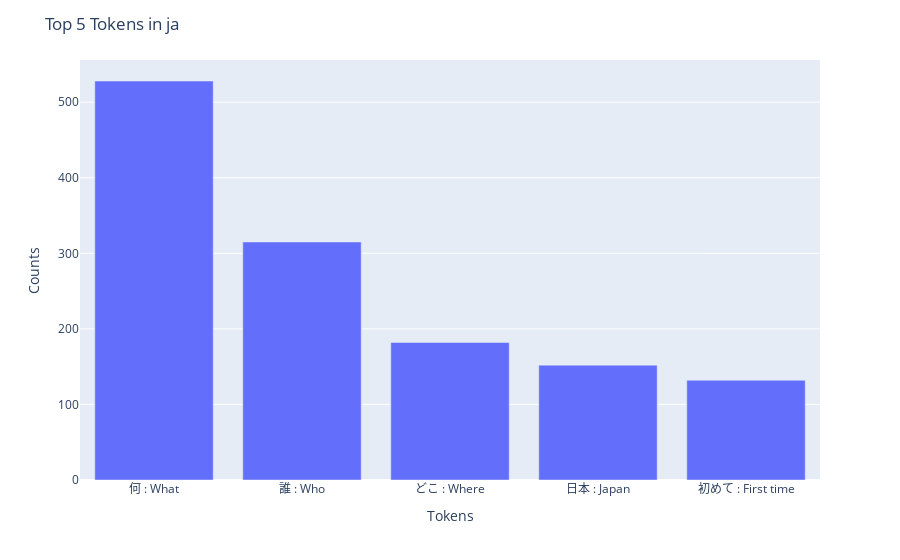
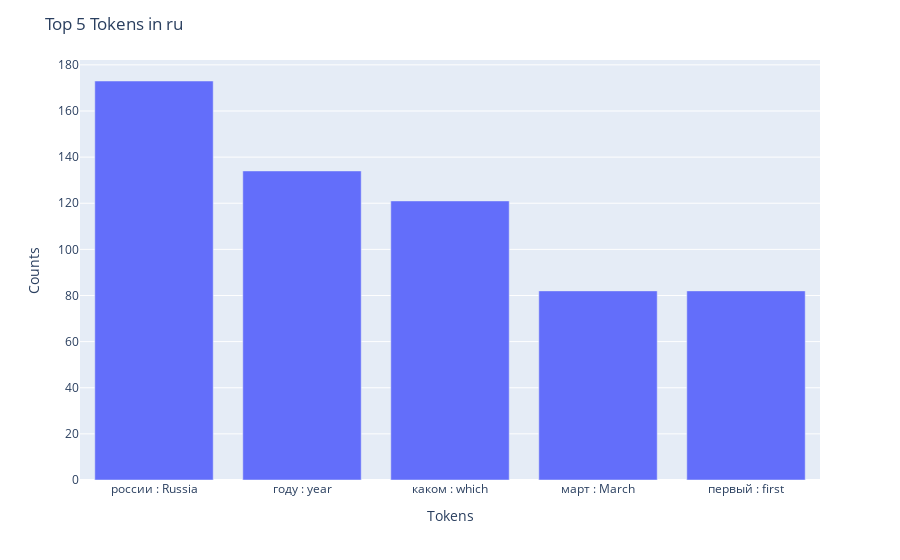
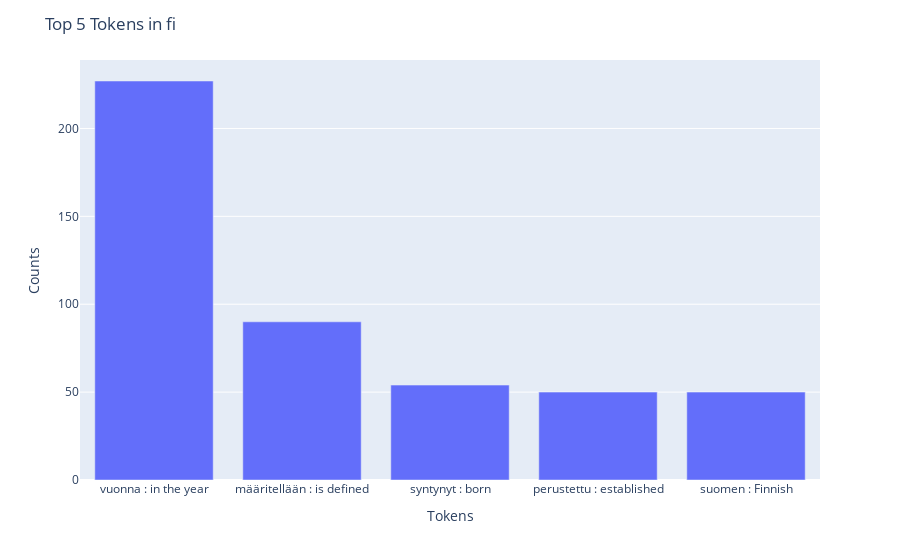

Source (notebook cell) for these figures, in order:
### Code cell
#% (b) For each of the languages Finnish, Japanese and Russian, report the 5 most common 
#% words in the questions from the training set. What kind of words are they?

def get_top_words(
    df: pd.DataFrame, 
    lang: str, 
    stopwords: List[str],
    n=5
):
    df_lang = df[df['lang'] == lang].copy()
    
    lang_map = {
        'ja': 'japanese',
        'ru': 'russian',
        'fi': 'finnish'
    }
    
    if lang == 'ja':
        df_lang.loc[:, 'words_question_tokens'] = df_lang['question'].apply(lambda x: [token.text for token in japanese_tokenizer(x)])
    else:
        df_lang.loc[:, 'words_question_tokens'] = df_lang['question'].apply(lambda x: word_tokenize(x, language=lang_map[lang]))
    
    
    all_tokens = np.concatenate(df_lang['words_question_tokens'].values)
    print("len before filtering", len(all_tokens))
    filtered_tokens = [word.lower() for word in all_tokens if word.isalnum() and word.lower() not in stopwords]
    print("len after filtering", len(filtered_tokens))
    
    unique, counts = np.unique(filtered_tokens, return_counts=True)
    sorted_indices = np.argsort(counts)[::-1]
    top_unique_tokens = unique[sorted_indices][:n]
    top_tokens_dict = {token: int(count) for token, count in zip(top_unique_tokens, counts[sorted_indices][:n])}
    return top_tokens_dict



async def visualize_top_tokens(
    df : pd.DataFrame, 
    lang : str, 
    stopwords : List[str],
    n=5
):
    top_tokens = get_top_words(df, lang, stopwords, n)
    
    
    top_tokens_list = list(top_tokens.keys())
    top_tokens_with_translation = await translate_text(top_tokens_list, lang)
    
    fig = px.bar(x=list(top_tokens_with_translation), y=list(top_tokens.values()), labels={'x':'Tokens', 'y':'Counts'})
    fig.update_layout(title=f"Top {n} Tokens in {lang}")
    fig.show()
    return fig, top_tokens

for stopwords, lang in [
    (spacy_ja_stopwords, 'ja'),
    (spacy_ru_stopwords, 'ru'),
    (spacy_fi_stopwords, 'fi')
]:
    fig, top_tokens = await visualize_top_tokens(ds_train, lang, stopwords, 5)
    for key in top_tokens.keys():
        key_in = key in stopwords
        print(f"{key} in stopwords: {key_in}")

    path = f"week1/plots/week1_b_top_5_tokens_{lang}.png"
    if os.path.exists(path):
        os.remove(path)
    fig.write_image(path)
    print(top_tokens)

### Figure 1 — Plotly figure (JSON) as saved in the notebook; plotly's stock layout.template omitted (floating-point values rounded to 4 significant figures)
{"data": [{"alignmentgroup": "True", "hovertemplate": "Tokens=%{x}<br>Counts=%{y}<extra></extra>", "legendgroup": "", "marker": {"color": "#636efa", "pattern": {"shape": ""}}, "name": "", "offsetgroup": "", "orientation": "v", "showlegend": false, "textposition": "auto", "type": "bar", "x": ["何 : What", "誰 : Who", "どこ : Where", "日本 : Japan", "初めて : First time"], "xaxis": "x", "y": [528, 315, 182, 152, 132], "yaxis": "y"}], "layout": {"barmode": "relative", "legend": {"tracegroupgap": 0}, "margin": {"t": 60}, "title": {"text": "Top 5 Tokens in ja"}, "xaxis": {"anchor": "y", "domain": [0, 1], "title": {"text": "Tokens"}}, "yaxis": {"anchor": "x", "domain": [0, 1], "title": {"text": "Counts"}}}}

### Figure 2 — Plotly figure (JSON) as saved in the notebook; plotly's stock layout.template omitted (floating-point values rounded to 4 significant figures)
{"data": [{"alignmentgroup": "True", "hovertemplate": "Tokens=%{x}<br>Counts=%{y}<extra></extra>", "legendgroup": "", "marker": {"color": "#636efa", "pattern": {"shape": ""}}, "name": "", "offsetgroup": "", "orientation": "v", "showlegend": false, "textposition": "auto", "type": "bar", "x": ["россии : Russia", "году : year", "каком : which", "март : March", "первый : first"], "xaxis": "x", "y": [173, 134, 121, 82, 82], "yaxis": "y"}], "layout": {"barmode": "relative", "legend": {"tracegroupgap": 0}, "margin": {"t": 60}, "title": {"text": "Top 5 Tokens in ru"}, "xaxis": {"anchor": "y", "domain": [0, 1], "title": {"text": "Tokens"}}, "yaxis": {"anchor": "x", "domain": [0, 1], "title": {"text": "Counts"}}}}

### Figure 3 — Plotly figure (JSON) as saved in the notebook; plotly's stock layout.template omitted (floating-point values rounded to 4 significant figures)
{"data": [{"alignmentgroup": "True", "hovertemplate": "Tokens=%{x}<br>Counts=%{y}<extra></extra>", "legendgroup": "", "marker": {"color": "#636efa", "pattern": {"shape": ""}}, "name": "", "offsetgroup": "", "orientation": "v", "showlegend": false, "textposition": "auto", "type": "bar", "x": ["vuonna : in the year", "määritellään : is defined", "syntynyt : born", "perustettu : established", "suomen : Finnish"], "xaxis": "x", "y": [227, 90, 54, 50, 50], "yaxis": "y"}], "layout": {"barmode": "relative", "legend": {"tracegroupgap": 0}, "margin": {"t": 60}, "title": {"text": "Top 5 Tokens in fi"}, "xaxis": {"anchor": "y", "domain": [0, 1], "title": {"text": "Tokens"}}, "yaxis": {"anchor": "x", "domain": [0, 1], "title": {"text": "Counts"}}}}
